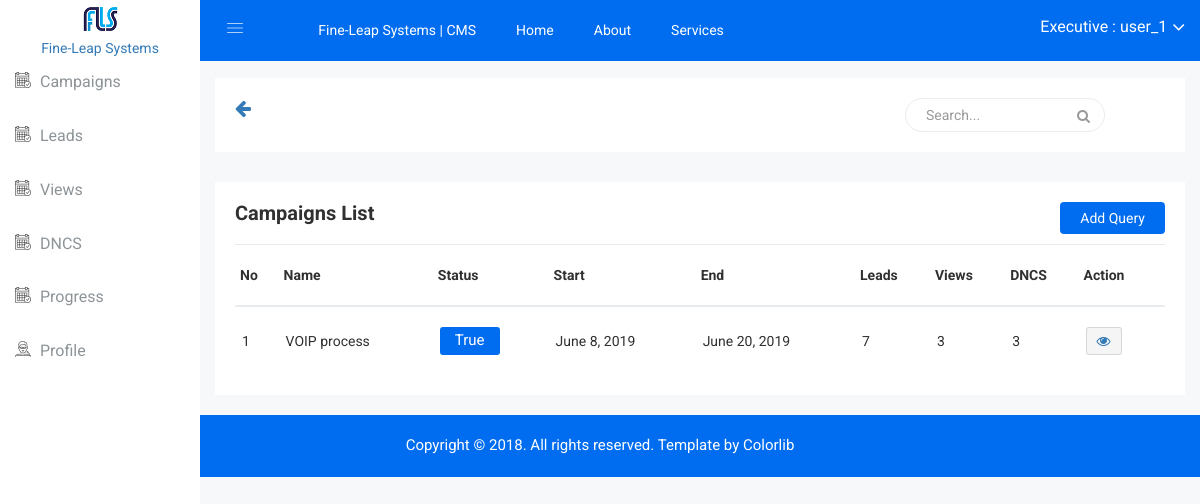
/campaigns/list/ (signed in), run on the app's committed database.
### campaigns/models.py (models this page shows, shortened)
class Campaign(models.Model):
    name = models.CharField(max_length=64)
    aim = models.CharField(max_length=128, blank=True)
    slug = models.SlugField(blank=True)
    is_active = models.BooleanField(default=True)
    script = models.TextField(blank=True)
    details = models.TextField(blank=True)
    start_date = models.DateField(blank=True)
    end_date = models.DateField(blank=True)
    executives = models.ManyToManyField('portal.Executive', blank=True)
    prospects = models.ManyToManyField('prospects.Prospect', blank=True, through='ProspectCampaignRelation')
    @property
    def get_display_text(self):
        return self.name

### portal/models.py (models this page shows, shortened)
class Executive(models.Model):
    user = models.OneToOneField(User_Model, on_delete=models.PROTECT)
    first_name = models.CharField(max_length=32, blank=True)
    last_name = models.CharField(max_length=32, blank=True)
    email = models.EmailField(blank=True)
    phone = models.CharField(max_length=13, blank=True)
    employee_id = models.CharField(max_length=12, blank=True)
    date_of_birth = models.DateField(blank=True, null=True)
    details = models.TextField(blank=True)

### campaigns/views.py (the view)
class CampaignListView(LoginRequiredMixin, ListView):
    model = Campaign
    template_name = "campaigns/list.html"
    context_object_name = "campaigns"
    def get_queryset(self):
        return super().get_queryset().filter(executives__in=(self.request.user.executive, ), is_active=True)

### results/templatetags/result_tags.py (called while the page is built)
@register.simple_tag
def get_leads_by_campaign(campaign_id, executive_id):
    executive = get_object_or_404(Executive, id=executive_id)
    return executive.result_set.filter(result_choice="Lead", prospect_campaign_relation__campaign_id=campaign_id).count()

@register.simple_tag
def get_dncs_by_campaign(campaign_id, executive_id):
    executive = get_object_or_404(Executive, id=executive_id)
    return executive.result_set.filter(result_choice="DNC", prospect_campaign_relation__campaign_id=campaign_id).count()

@register.simple_tag
def get_views_by_campaign(campaign_id, executive_id):
    executive = get_object_or_404(Executive, id=executive_id)
    return executive.result_set.filter(result_choice="View", prospect_campaign_relation__campaign_id=campaign_id).count()

### campaigns/templates/campaigns/list.html (shortened to what this page needs)
{% extends "portal/base.html" %}
{% load result_tags %}
{% load static %}
{% block content %}
        <div class="product-status mg-b-15">
            <div class="container-fluid">
                <div class="row">
                    <div class="col-lg-12 col-md-12 col-sm-12 col-xs-12">
                        <div class="product-status-wrap drp-lst">
                            <h4>Campaigns List</h4>
                            <div class="add-product">
                                <a href="add-department.html">Add Query</a>
                            </div>
                            <div class="asset-inner">
                                {% if campaigns %}
                                    <table>
                                        <tr>
                                            <th>No</th>
                                            <th>Name</th>
                                            <th>Status</th>
                                            <th>Start</th>
                                            <th>End</th>
                                            <th>Leads</th>
                                            <th>Views</th>
                                            <th>DNCS</th>
                                            <th>Action</th>
                                        </tr>
                                        {% for campaign in campaigns %}
                                            <tr>
                                                <td>{{ forloop.counter }}</td>
                                                <td>{{ campaign.get_display_text }}</td>
                                                <td>
                                                    <button class="pd-setting">{{ campaign.is_active }}</button>
                                                </td>
                                                <td>{{ campaign.start_date }}</td>
                                                <td>{{ campaign.end_date }}</td>
                                                <td>{% get_leads_by_campaign campaign_id=campaign.id executive_id=user.executive.id %}</td>
                                                <td>{% get_views_by_campaign campaign_id=campaign.id executive_id=user.executive.id %}</td>
                                                <td>{% get_dncs_by_campaign campaign_id=campaign.id executive_id=user.executive.id %}</td>
                                                <td>
                                                    <a href="{% url "campaigns:detail" slug=campaign.slug %}">
                                                        <button data-toggle="tooltip" title="Go" class="pd-setting-ed"><i class="fa fa-eye" aria-hidden="true"></i></button>
                                                    </a>
                                                </td>
                                            </tr>
                                        {% endfor %}
                                    </table>
                                {% else %}
                                    <h4>No Campaigns Yet</h4>
                                {% endif %}
                            </div>
                        </div>
                    </div>
                </div>
            </div>
        </div>
    </div>
{% endblock %}

### portal/templates/portal/base.html (shortened to what this page needs)
{% load static %}
<!doctype html>
<html class="no-js" lang="en">
<head>
    <link rel="stylesheet" href="{% static "css/bootstrap.min.css" %}">
    <link rel="stylesheet" href="{% static "css/font-awesome.min.css" %}">
    <link rel="stylesheet" href="{% static "css/owl.carousel.css" %}">
    <link rel="stylesheet" href="{% static "css/owl.theme.css" %}">
    <link rel="stylesheet" href="{% static "css/owl.transitions.css" %}">
    <link rel="stylesheet" href="{% static "css/animate.css" %}">
    <link rel="stylesheet" href="{% static "css/normalize.css" %}">
    <link rel="stylesheet" href="{% static "css/meanmenu.min.css" %}">
    <link rel="stylesheet" href="{% static "css/main.css" %}">
    <link rel="stylesheet" href="{% static "css/educate-custon-icon.css" %}">
    <link rel="stylesheet" href="{% static "css/morrisjs/morris.css" %}">
    <link rel="stylesheet" href="{% static "css/scrollbar/jquery.mCustomScrollbar.min.css" %}">
    <link rel="stylesheet" href="{% static "css/metisMenu/metisMenu.min.css" %}">
    <link rel="stylesheet" href="{% static "css/metisMenu/metisMenu-vertical.css" %}">
    <link rel="stylesheet" href="{% static "css/calendar/fullcalendar.min.css" %}">
    <link rel="stylesheet" href="{% static "css/calendar/fullcalendar.print.min.css" %}">
    <link rel="stylesheet" href="{% static "css/style.css" %}">
    <link rel="stylesheet" href="{% static "css/responsive.css" %}">
    <link rel="stylesheet" type="text/css" href="{% static "css/crm_custom.css" %}">
    <link rel="stylesheet" href="{% static "css/modals.css" %}">
    <link rel="stylesheet" href="{% static "css/form/all-type-forms.css" %}">
    <link rel="stylesheet" href="{% static "css/datapicker/datepicker3.css" %}">
</head>
<body>
    {% include "portal/left_menu.html" %}
    <div class="all-content-wrapper">
        {% include "portal/header.html" %}
        {% block content %}
        {% endblock %}
        {% include "portal/footer.html" %}
</body>
</html>

### portal/templates/portal/left_menu.html (shortened to what this page needs)
    {% load static %}
    <div class="left-sidebar-pro">
        <nav id="sidebar" class="">
            <div class="sidebar-header">
                <a href="{% url "portal:home" %}"><img class="main-logo" src="{% static "img/logo/logosn.png" %}" alt="" /><br><span class="main-logo">Fine-Leap Systems</span></a>
            </div>
            <div class="left-custom-menu-adp-wrap comment-scrollbar">
                <nav class="sidebar-nav left-sidebar-menu-pro">
                    <ul class="metismenu" id="menu1">
                        <li>
                            <a title="Landing Page" href="{% url "campaigns:list" %}" aria-expanded="false"><span class="educate-icon educate-event icon-wrap sub-icon-mg" aria-hidden="true"></span> <span class="mini-click-non">Campaigns</span></a>
                        </li>
                        <li>
                            <a title="Landing Page" href="{% url "results:leads_list" %}" aria-expanded="false"><span class="educate-icon educate-event icon-wrap sub-icon-mg" aria-hidden="true"></span> <span class="mini-click-non">Leads</span></a>
                        </li>
                        <li>
                            <a title="Landing Page" href="{% url "results:views_list" %}" aria-expanded="false"><span class="educate-icon educate-event icon-wrap sub-icon-mg" aria-hidden="true"></span> <span class="mini-click-non">Views</span></a>
                        </li>
                        <li>
                            <a title="Landing Page" href="{% url "results:dncs_list" %}" aria-expanded="false"><span class="educate-icon educate-event icon-wrap sub-icon-mg" aria-hidden="true"></span> <span class="mini-click-non">DNCS</span></a>
                        </li>
                        <li>
                            <a title="Landing Page" href="{% url "results:progress" %}" aria-expanded="false"><span class="educate-icon educate-event icon-wrap sub-icon-mg" aria-hidden="true"></span> <span class="mini-click-non">Progress</span></a>
                        </li>
                        <li>
                            <a title="Landing Page" href="{% url "portal:profile_update" %}" aria-expanded="false"><span class="educate-icon educate-professor icon-wrap sub-icon-mg" aria-hidden="true"></span> <span class="mini-click-non">Profile</span></a>
                        </li>
                    </ul>
                </nav>
            </div>
        </nav>
    </div>

### portal/templates/portal/header.html (shortened to what this page needs)
    {% load static %}
    <div class="container-fluid">
        <div class="row">
            <div class="col-lg-12 col-md-12 col-sm-12 col-xs-12">
                <div class="logo-pro">
                    <a href="index.html"><img class="main-logo" src="{% static "img/logo/logosn.png" %}" alt="" /></a>
                </div>
            </div>
        </div>
    </div>
<br>
    <div class="header-advance-area">
        <div class="header-top-area">
            <div class="container-fluid">
                <div class="row">
                    <div class="col-lg-12 col-md-12 col-sm-12 col-xs-12">
                        <div class="header-top-wraper">
                            <div class="row">
                                <div class="col-lg-1 col-md-0 col-sm-1 col-xs-12">
                                    <div class="menu-switcher-pro">
                                        <button type="button" id="sidebarCollapse" class="btn bar-button-pro header-drl-controller-btn btn-info navbar-btn">
                                                <i class="educate-icon educate-nav"></i>
                                            </button>
                                    </div>
                                </div>
                                <div class="col-lg-6 col-md-7 col-sm-6 col-xs-12">
                                    <div class="header-top-menu tabl-d-n">
                                        <ul class="nav navbar-nav mai-top-nav">
                                            <li class="nav-item"><a href="{% url "portal:home" %}">Fine-Leap Systems | CMS</a></li>
                                            <li class="nav-item"><a href="{% url "portal:home" %}" class="nav-link">Home</a>
                                            </li>
                                            <li class="nav-item"><a href="#" class="nav-link">About</a>
                                            </li>
                                            <li class="nav-item"><a href="#" class="nav-link">Services</a>
                                            </li>
                                        </ul>
                                    </div>
                                </div>
                                <div class="col-lg-5 col-md-5 col-sm-12 col-xs-12">
                                    <div class="header-right-info">
                                        <ul class="nav navbar-nav mai-top-nav header-right-menu">
                                            <li class="nav-item">
                                                <a href="#" data-toggle="dropdown" role="button" aria-expanded="false" class="nav-link dropdown-toggle">
                                                    <span class="admin-name">Executive : {{ user.username }}</span>
                                                    <i class="fa fa-angle-down edu-icon edu-down-arrow"></i>
                                                </a>
                                            </li>
                                        </ul>
                                    </div>
                                </div>
                            </div>
                        </div>
                    </div>
                </div>
            </div>
        </div>
        <div class="breadcome-area">
            <div class="container-fluid">
                <div class="row">
                    <div class="col-lg-12 col-md-12 col-sm-12 col-xs-12">
                        <div class="breadcome-list">
                            <div class="row">
                                <div class="col-lg-5 col-md-5 col-sm-5 col-xs-2">
                                    <a class="float-left" onClick="javascript:history.go(-1);"><i class="fa fa-arrow-left fa-lg"></i></a>
                                </div>
                                <div class="col-lg-6 col-md-6 col-sm-6 col-xs-10">
                                    <div class="breadcome-heading" style="float: right!important;">
                                        <form role="search" class="sr-input-func">
                                            <input type="text" placeholder="Search..." class="search-int form-control">
                                            <a href="#"><i class="fa fa-search"></i></a>
                                        </form>
                                    </div>
                                </div>
                            </div>
                        </div>
                    </div>
                </div>
            </div>
        </div>
    </div>

### portal/templates/portal/footer.html
    {% load static %}
    <div class="footer-copyright-area">
            <div class="container-fluid">
                <div class="row">
                    <div class="col-lg-12">
                        <div class="footer-copy-right">
                            <p>Copyright © 2018. All rights reserved. Template by <a href="https://colorlib.com/wp/templates/">Colorlib</a></p>
                        </div>
                    </div>
                </div>
            </div>
        </div>

### portal/static/css/main.css (style rules this page uses)
html { color: #222; font-size: 1em; line-height: 1.4; }
audio, canvas, iframe, img, svg, video { vertical-align: middle; }

### portal/static/css/metisMenu/metisMenu-vertical.css (style rules this page uses)
.sidebar-nav { background: #fff; }
.sidebar-nav ul { padding: 0; margin: 0; list-style: none; background: #f5f5f5; }
.sidebar-nav .metismenu { background: #fff; display: -webkit-box; display: -ms-flexbox; display: flex; -webkit-box-orient: vertical; -webkit-box-direction: normal; -ms-flex-direction: column; flex-direction: column; }
.sidebar-nav .metismenu li + li { margin-top: 5px; }
.sidebar-nav .metismenu li:last-child { margin-bottom: 5px; }
.sidebar-nav .metismenu > li { display: -webkit-box; display: -ms-flexbox; display: flex; -webkit-box-orient: vertical; -webkit-box-direction: normal; -ms-flex-direction: column; flex-direction: column; position: relative; }
.sidebar-nav .metismenu a { position: relative; display: block; padding: 13px 15px; color: #444; outline-width: 0; transition: all .3s ease-out; font-size:16px; font-weight:400; }
.sidebar-nav .metismenu li .icon-wrap { margin-right:5px; font-size:20px; color:#303030; }
.sidebar-nav .metismenu li .sub-icon-mg { margin-right:5px; font-size:16px; }

### data on the page
Campaign: get_display_text "VOIP process", is_active "True", start_date "June 8, 2019", end_date "June 20, 2019", id "7", id "3"

### other printed values
{{ user.username }} "user_1"
